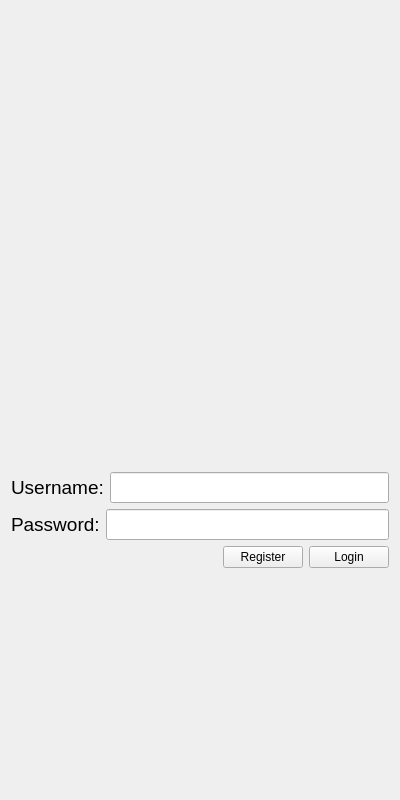
<?xml version="1.0" encoding="UTF-8"?>
<ui version="4.0">
 <class>LoginPage</class>
 <widget class="QWidget" name="LoginPage">
  <property name="geometry">
   <rect>
    <x>0</x>
    <y>0</y>
    <width>400</width>
    <height>800</height>
   </rect>
  </property>
  <property name="windowTitle">
   <string>Form</string>
  </property>
  <layout class="QVBoxLayout" name="verticalLayout">
   <property name="sizeConstraint">
    <enum>QLayout::SetNoConstraint</enum>
   </property>
   <item>
    <spacer name="verticalSpacer">
     <property name="orientation">
      <enum>Qt::Vertical</enum>
     </property>
     <property name="sizeHint" stdset="0">
      <size>
       <width>20</width>
       <height>40</height>
      </size>
     </property>
    </spacer>
   </item>
   <item>
    <spacer name="verticalSpacer_3">
     <property name="orientation">
      <enum>Qt::Vertical</enum>
     </property>
     <property name="sizeHint" stdset="0">
      <size>
       <width>20</width>
       <height>40</height>
      </size>
     </property>
    </spacer>
   </item>
   <item>
    <widget class="QLabel" name="label">
     <property name="text">
      <string/>
     </property>
     <property name="pixmap">
      <pixmap resource="utilities.qrc">:/Utilities/party-istock-resize-600x338.jpg</pixmap>
     </property>
    </widget>
   </item>
   <item>
    <layout class="QHBoxLayout" name="usernameLayout">
     <property name="sizeConstraint">
      <enum>QLayout::SetMinAndMaxSize</enum>
     </property>
     <item>
      <widget class="QLabel" name="usernameLabel">
       <property name="sizePolicy">
        <sizepolicy hsizetype="Fixed" vsizetype="Fixed">
         <horstretch>0</horstretch>
         <verstretch>0</verstretch>
        </sizepolicy>
       </property>
       <property name="font">
        <font>
         <pointsize>14</pointsize>
        </font>
       </property>
       <property name="styleSheet">
        <string notr="true"/>
       </property>
       <property name="text">
        <string>Username:</string>
       </property>
      </widget>
     </item>
     <item>
      <widget class="QLineEdit" name="usernameField">
       <property name="font">
        <font>
         <pointsize>14</pointsize>
        </font>
       </property>
       <property name="placeholderText">
        <string/>
       </property>
      </widget>
     </item>
    </layout>
   </item>
   <item>
    <layout class="QHBoxLayout" name="passwordLayout">
     <property name="sizeConstraint">
      <enum>QLayout::SetMinimumSize</enum>
     </property>
     <item>
      <widget class="QLabel" name="passwordLabel">
       <property name="font">
        <font>
         <pointsize>14</pointsize>
        </font>
       </property>
       <property name="text">
        <string>Password:</string>
       </property>
      </widget>
     </item>
     <item>
      <widget class="QLineEdit" name="passwordField">
       <property name="font">
        <font>
         <pointsize>14</pointsize>
        </font>
       </property>
       <property name="echoMode">
        <enum>QLineEdit::Password</enum>
       </property>
      </widget>
     </item>
    </layout>
   </item>
   <item>
    <layout class="QHBoxLayout" name="buttonLayout">
     <property name="sizeConstraint">
      <enum>QLayout::SetMinimumSize</enum>
     </property>
     <item>
      <spacer name="horizontalSpacer">
       <property name="orientation">
        <enum>Qt::Horizontal</enum>
       </property>
       <property name="sizeHint" stdset="0">
        <size>
         <width>40</width>
         <height>20</height>
        </size>
       </property>
      </spacer>
     </item>
     <item>
      <widget class="QPushButton" name="registerButton">
       <property name="text">
        <string>Register</string>
       </property>
      </widget>
     </item>
     <item>
      <widget class="QPushButton" name="loginButton">
       <property name="text">
        <string>Login</string>
       </property>
      </widget>
     </item>
    </layout>
   </item>
   <item>
    <spacer name="verticalSpacer_2">
     <property name="orientation">
      <enum>Qt::Vertical</enum>
     </property>
     <property name="sizeHint" stdset="0">
      <size>
       <width>20</width>
       <height>40</height>
      </size>
     </property>
    </spacer>
   </item>
  </layout>
 </widget>
 <resources>
  <include location="utilities.qrc"/>
 </resources>
 <connections/>
</ui>
